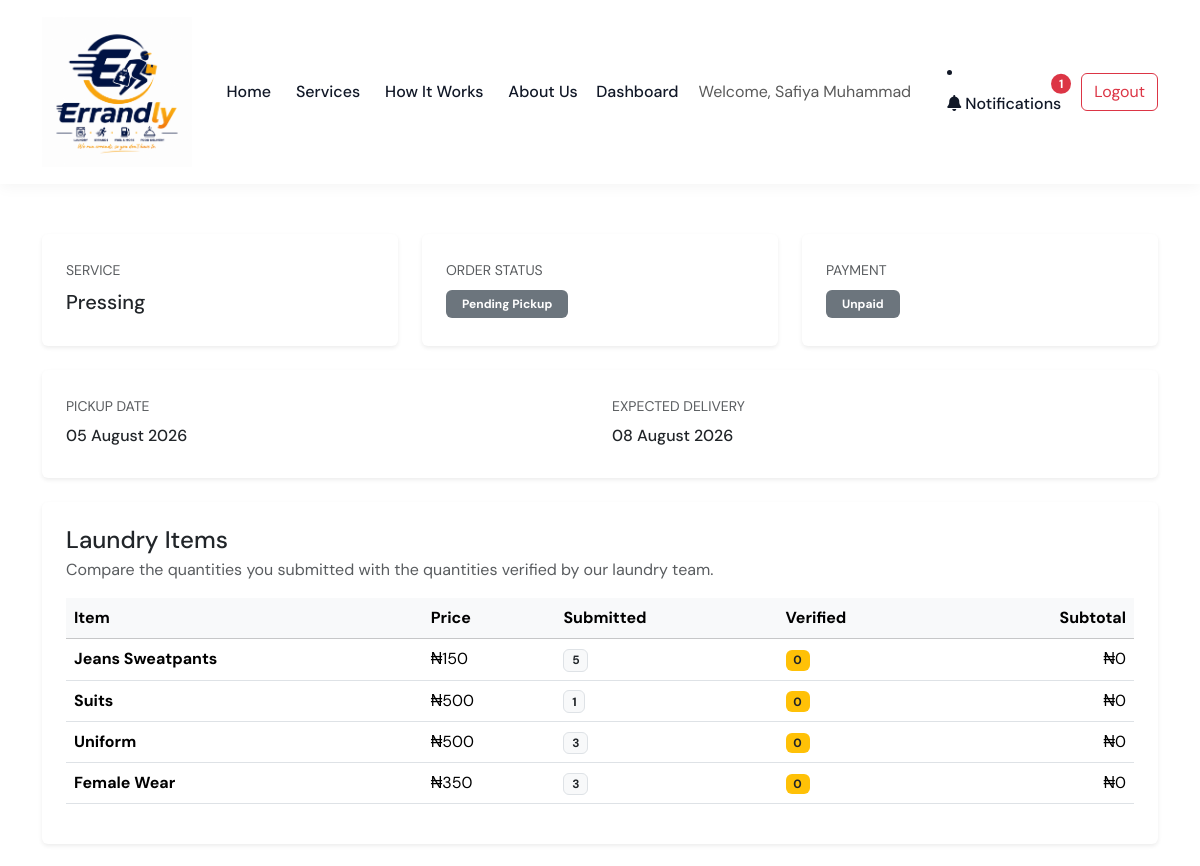
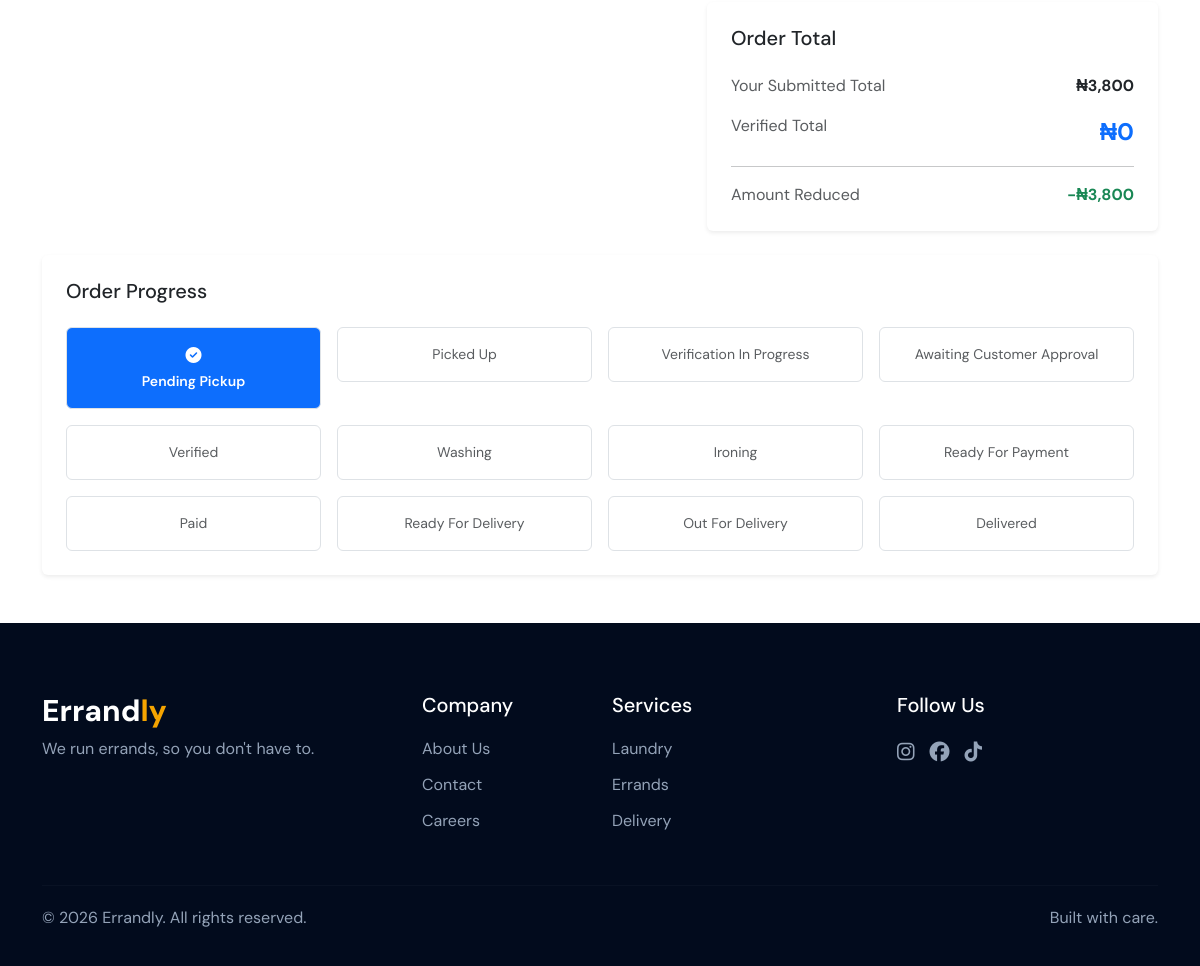
Page /laundry/order/6 (signed in) on the earlier database version (2 pictures, top to bottom).
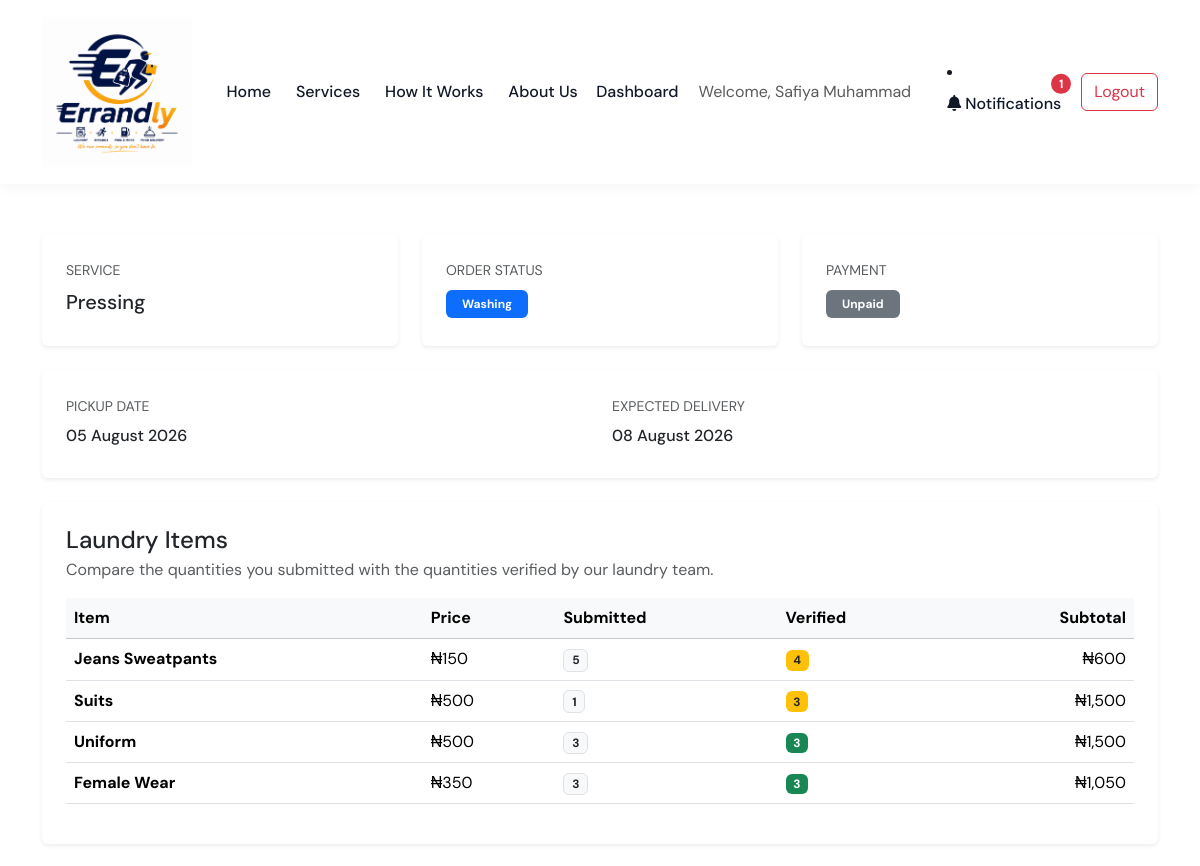
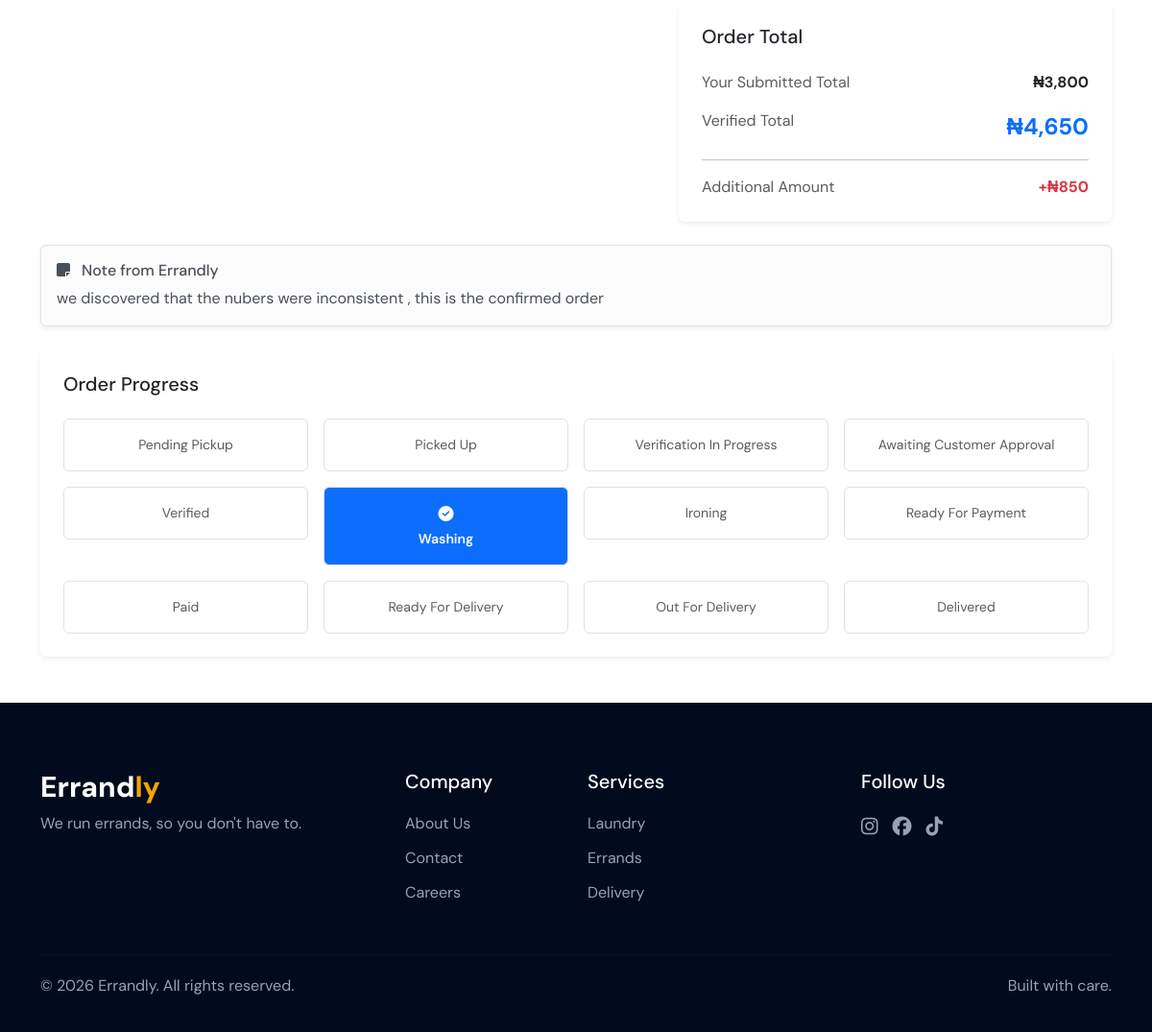
Same page on the later database version (2 pictures, top to bottom).
### models.py (models this page shows)
class LaundryOrder(db.Model):
    __tablename__ = "laundry_orders"
    id = db.Column(
        db.Integer,
        primary_key=True
    )
    user_id = db.Column(
        db.Integer,
        db.ForeignKey("users.id"),
        nullable=False
    )
    service_type = db.Column(
        db.String(30),
        nullable=False
    )
    pickup_date = db.Column(
        db.Date,
        nullable=False
    )
    delivery_date = db.Column(
        db.Date,
        nullable=False
    )
    submitted_total = db.Column(
        db.Integer,
        nullable=False,
        default=0
    )
    verified_total = db.Column(
        db.Integer,
        nullable=False,
        default=0
    )
    payment_status = db.Column(
        db.String(20),
        nullable=False,
        default="UNPAID"
    )
    order_status = db.Column(
        db.String(40),
        nullable=False,
        default=ORDER_STATUS[0]
    )
    manager_note = db.Column(
        db.Text
    )
    customer_approved = db.Column(
        db.Boolean,
        default=False
    )
    created_at = db.Column(
        db.DateTime,
        nullable=False,
        default=datetime.utcnow
    )
    user = db.relationship(
        "User",
        backref=db.backref(
            "laundry_orders",
            lazy=True
        )
    )

class OrderItem(db.Model):
    __tablename__ = "order_items"
    id = db.Column(
        db.Integer,
        primary_key=True
    )
    order_id = db.Column(
        db.Integer,
        db.ForeignKey("laundry_orders.id"),
        nullable=False
    )
    item_name = db.Column(
        db.String(100),
        nullable=False
    )
    price = db.Column(
        db.Integer,
        nullable=False
    )
    submitted_quantity = db.Column(
        db.Integer,
        nullable=False
    )
    verified_quantity = db.Column(
        db.Integer,
        default=0
    )
    created_at = db.Column(
        db.DateTime,
        nullable=False,
        default=datetime.utcnow
    )
    order = db.relationship(
    "LaundryOrder",
    backref=db.backref(
        "items",
        lazy=True,
        cascade="all, delete-orphan"
    )
    )

### app.py (the view)
@app.route("/laundry/order/<int:order_id>")
@login_required
def order_details(order_id):
    order = db.get_or_404(LaundryOrder, order_id)
    if order.user_id != current_user.id:
        flash("You are not authorized to view this order.", "danger")
        return redirect(url_for("dashboard"))
    return render_template(
        "laundry/order_details.html",
        order=order
    )

### app.py (called while the page is built)
@app.context_processor
def inject_notification_count():
    unread_count = 0
    if current_user.is_authenticated:
        unread_count = (
            Notification.query
            .filter_by(
                user_id=current_user.id,
                is_read=False
            )
            .count()
        )
    return dict(
        unread_notifications=unread_count
    )

@login_manager.user_loader
def load_user(user_id):
    return db.get_or_404(User, int(user_id))

### templates/laundry/order_details.html (shortened to what the changed rows need)
{% extends "base.html" %}
{% block content %}
<div class="container py-5 mt-5">
    <div class="d-flex justify-content-between align-items-center mb-5">
        <div>
            <h2 class="mb-1">
            </h2>
        </div>
    </div>
    <div class="row g-4 mb-4">
        <div class="col-md-4">
            <div class="card border-0 shadow-sm h-100">
                <div class="card-body p-4">
                    <div class="mt-2">
                        {% if order.order_status == "Awaiting Customer Approval" %}
                            <span class="badge bg-warning text-dark px-3 py-2">
                                Awaiting Your Approval
                            </span>
                        {% elif order.order_status == "Verified" %}
                            <span class="badge bg-success px-3 py-2">
                                Verified
                            </span>
                        {% elif order.order_status == "Washing" %}
                            <span class="badge bg-primary px-3 py-2">
                                Washing
                            </span>
                        {% elif order.order_status == "Ironing" %}
                            <span class="badge bg-primary px-3 py-2">
                                Ironing
                            </span>
                        {% elif order.order_status == "Ready For Payment" %}
                            <span class="badge bg-warning text-dark px-3 py-2">
                                Ready For Payment
                            </span>
                        {% elif order.order_status == "Paid" %}
                            <span class="badge bg-success px-3 py-2">
                                Paid
                            </span>
                        {% elif order.order_status == "Delivered" %}
                            <span class="badge bg-success px-3 py-2">
                                Delivered
                            </span>
                        {% else %}
                            <span class="badge bg-secondary px-3 py-2">
                                {{ order.order_status }}
                            </span>
                        {% endif %}
                    </div>
                </div>
            </div>
        </div>
    </div>
    <div class="card border-0 shadow-sm mb-4">
        <div class="card-body p-4">
            <div class="row">
                <div class="col-md-6">
                    <small class="text-muted">
                        PICKUP DATE
                    </small>
                    <h6 class="mt-2">
                        {{ order.pickup_date.strftime("%d %B %Y") }}
                    </h6>
                </div>
                <div class="col-md-6">
                    <small class="text-muted">
                        EXPECTED DELIVERY
                    </small>
                    <h6 class="mt-2">
                        {{ order.delivery_date.strftime("%d %B %Y") }}
                    </h6>
                </div>
            </div>
        </div>
    </div>
    <div class="card border-0 shadow-sm mb-4">
        <div class="card-body p-4">
            <div class="table-responsive">
                <table class="table align-middle">
                    <thead class="table-light">
                        <tr>
                            <th>
                                Item
                            </th>
                            <th>
                                Price
                            </th>
                            <th>
                                Submitted
                            </th>
                            <th>
                                Verified
                            </th>
                            <th class="text-end">
                                Subtotal
                            </th>
                        </tr>
                    </thead>
                    <tbody>
                        {% for item in order.items %}
                        <tr>
                            <td>
                                <strong>
                                    {{ item.item_name
                                       |replace("_", " ")
                                       |title }}
                                </strong>
                            </td>
                            <td>
                                ₦{{ "{:,.0f}".format(item.price) }}
                            </td>
                            <td>
                                <span class="badge bg-light text-dark border">
                                    {{ item.submitted_quantity }}
                                </span>
                            </td>
                            <td>
                                {% if item.verified_quantity is not none %}
                                    {% if item.verified_quantity
                                       != item.submitted_quantity %}
                                        <span class="badge bg-warning text-dark">
                                            {{ item.verified_quantity }}
                                        </span>
                                    {% else %}
                                        <span class="badge bg-success">
                                            {{ item.verified_quantity }}
                                        </span>
                                    {% endif %}
                                {% else %}
                                    <span class="text-muted">
                                        Not verified
                                    </span>
                                {% endif %}
                            </td>
                            <td class="text-end">
                                {% if item.verified_quantity is not none %}
                                    ₦{{ "{:,.0f}".format(
                                        item.price * item.verified_quantity
                                    ) }}
                                {% else %}
                                    —
                                {% endif %}
                            </td>
                        </tr>
                        {% endfor %}
                    </tbody>
                </table>
            </div>
        </div>
    </div>
    <div class="row justify-content-end mb-4">
        <div class="col-lg-5">
            <div class="card border-0 shadow-sm">
                <div class="card-body p-4">
                    <div class="d-flex justify-content-between mb-3">
                        <span class="text-muted">
                            Your Submitted Total
                        </span>
                        <strong>
                            ₦{{ "{:,.0f}".format(
                                order.submitted_total
                            ) }}
                        </strong>
                    </div>
                    {% if order.verified_total is not none %}
                        <div class="d-flex justify-content-between mb-3">
                            <span class="text-muted">
                                Verified Total
                            </span>
                            <strong class="text-primary fs-4">
                                ₦{{ "{:,.0f}".format(
                                    order.verified_total
                                ) }}
                            </strong>
                        </div>
                        <hr>
                        {% set difference =
                            order.verified_total
                            - order.submitted_total
                        %}
                        <div class="d-flex justify-content-between">
                            <span class="text-muted">
                                {% if difference > 0 %}
                                    Additional Amount
                                {% elif difference < 0 %}
                                    Amount Reduced
                                {% else %}
                                    Difference
                                {% endif %}
                            </span>
                            <strong
                                class="
                                    {% if difference > 0 %}
                                        text-danger
                                    {% elif difference < 0 %}
                                        text-success
                                    {% else %}
                                        text-muted
                                    {% endif %}
                                "
                            >
                                {% if difference > 0 %}
                                    +₦{{ "{:,.0f}".format(
                                        difference
                                    ) }}
                                {% elif difference < 0 %}
                                    -₦{{ "{:,.0f}".format(
                                        difference|abs
                                    ) }}
                                {% else %}
                                    ₦0
                                {% endif %}
                            </strong>
                        </div>
                    {% endif %}
                </div>
            </div>
        </div>
    </div>
    {% if order.manager_note %}
        <div class="alert alert-light border shadow-sm mb-4">
            <h6>
                <i class="fas fa-note-sticky me-2"></i>
                Note from Errandly
            </h6>
            <p class="mb-0">
                {{ order.manager_note }}
            </p>
        </div>
    {% endif %}
    <div class="card border-0 shadow-sm">
        <div class="card-body p-4">
            {% set statuses = [
                "Pending Pickup",
                "Picked Up",
                "Verification In Progress",
                "Awaiting Customer Approval",
                "Verified",
                "Washing",
                "Ironing",
                "Ready For Payment",
                "Paid",
                "Ready For Delivery",
                "Out For Delivery",
                "Delivered"
            ] %}
            <div class="row g-3">
                {% for status in statuses %}
                    <div class="col-6 col-md-4 col-lg-3">
                        {% if status == order.order_status %}
                            <div class="border rounded p-3 text-center bg-primary text-white">
                                <i class="fas fa-circle-check mb-2"></i>
                                <div class="small fw-semibold">
                                    {{ status }}
                                </div>
                            </div>
                        {% else %}
                            <div class="border rounded p-3 text-center">
                                <div class="small text-muted">
                                    {{ status }}
                                </div>
                            </div>
                        {% endif %}
                    </div>
                {% endfor %}
            </div>
        </div>
    </div>
</div>
{% endblock %}

Differences in the rows shown:
changed LaundryOrder: verified_total "0" → "4,650"; manager_note (not shown) → "we discovered that the nubers were inconsistent , this is the confirmed order"; order_status "Pending Pickup" → (not shown)
changed OrderItem "Jeans Sweatpants": verified_quantity "0" → "4"; price+verified_quantity "0" → "600"
changed OrderItem "Suits": verified_quantity "0" → "3"; price+verified_quantity "0" → "1,500"
changed OrderItem "Uniform": price+verified_quantity "0" → "1,500"; verified_quantity "0" → "3"
changed OrderItem "Female Wear": price+verified_quantity "0" → "1,050"; verified_quantity "0" → "3"
Other differences:
text no longer shown: "Amount Reduced -₦ 3,800"
text now shown: "Washing Additional Amount +₦ 850 Note from Errandly"
list line gone: "Pending Pickup"
new list line: "Pending Pickup"
list line gone: "Washing"
new list line: "Washing"
